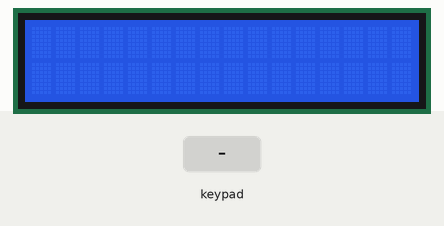
A sketch run on a simulated Arduino Mega 2560, built with avr-gcc and run on an emulated ATmega2560. Shown: 16×2 character LCD. Inputs (shaded band) come from the test bench.

Above: at 1.2 s.
1.3 s: keypad keys 7 + 5 = pressed 0.4 s apart
At 3.7 s:
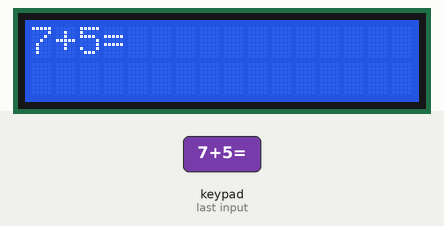
4.4 s: key '/' pressed
5.9 s: keypad keys 6 * 7 = pressed 0.4 s apart
At 8.4 s:
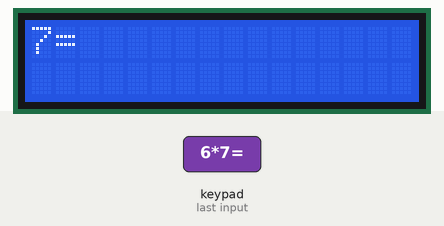
9.0 s: key '*' pressed
At 10.0 s:
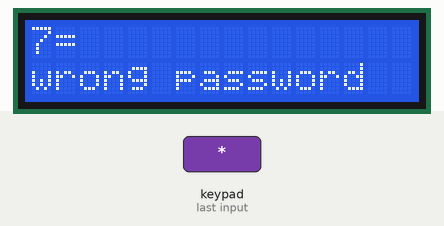
10.5 s: keypad keys 8 / 2 = pressed 0.4 s apart
At 12.1 s:
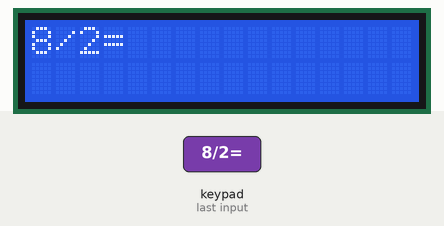
13.6 s: key '=' pressed
At 14.8 s:
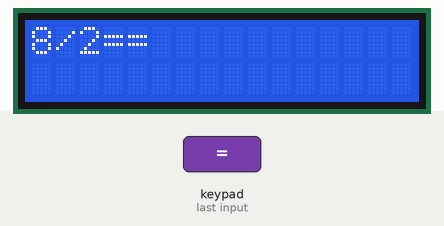
Timing chart, 0 to 16.1 s (numbered marks = the images above; inputs shaded):
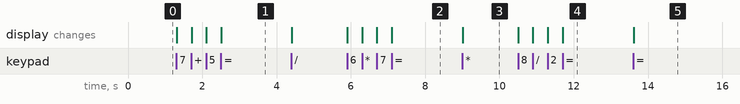

Measured:
- after the input at 1.3 s, the display: first changes at once (image 1 shows a later state)
- after the input at 5.9 s, the display: first changes at once (image 2 shows a later state)
- after the input at 9.0 s, the display: changes at once (image 3)
- after the input at 10.5 s, the display: first changes at once (image 4 shows a later state)
- after the input at 13.6 s, the display: changes at once (image 5)

The sketch:

ard2.ino
```cpp
//                                            code part 2
#include <LiquidCrystal.h>
#include <Keypad.h>


#define RS 13
#define  E 12
#define D4 8
#define D5 9
#define D6 10
#define D7 11

const byte ROWS = 4;
const byte COLS = 4;
char keys[ROWS][COLS] = {
  {'7','8','9', '/'},
  {'4','5','6', '*'},
  {'1','2','3', '-'},
  {'*','0','=', '+'}
};

byte rowPins[ROWS] = {22, 23, 24, 25};
byte colPins[COLS] = {26, 27, 28, 29};

Keypad keypad = Keypad(makeKeymap(keys), rowPins, colPins, ROWS, COLS);
LiquidCrystal lcd( RS, E, D4, D5, D6, D7 );

byte Y = 0;
byte X = 0;
String password = "";

void setup() {
  // put your setup code here, to run once:
  lcd.begin(16, 2);
  lcd.clear();
}

void loop() {
  // put your main code here, to run repeatedly:
  char key = keypad.getKey();
  if(key){
    if(key == '*'){
      lcd.setCursor(0, 1);
      if(password == "9831126"){
        lcd.print("correct password");
      }else{
        lcd.print("wrong password");
      }
      password = "";
    }else{
      lcd.setCursor(0, 0);
      password = password + key;
      lcd.clear();
      lcd.print(password);
    }
  }
}
```
